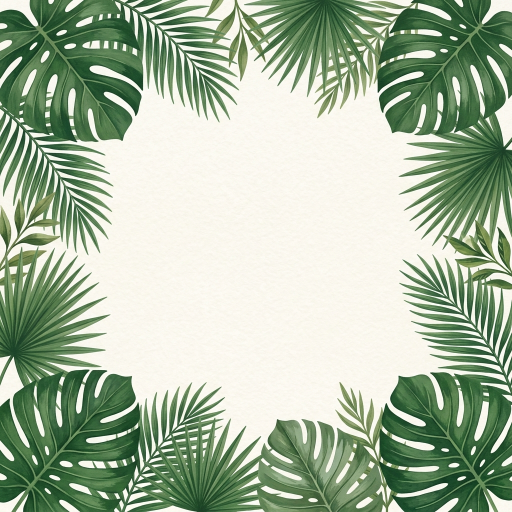
#> input picture bases/20_Tropical-monstera-and-palm-leaves-in-rich-green-fr.jpg, 1024 x 1024 px (shown at 1/2 size); its folder holds only this picture in this run
$ python -i cards.py   (imports and definitions only)
#> lines starting #> are read from the running program, lines starting #| are printed output that depends on the picture
import base64
import colorsys
import glob
import html as htmllib
import io
import os
import random
import re

from PIL import Image, ImageDraw
from playwright.sync_api import sync_playwright

FONT_HEAD = (
    '<link href="https://fonts.googleapis.com/css2?family=Hind+Siliguri:wght@500;700'
    '&family=Amiri:wght@400;700&display=swap" rel="stylesheet">'
)

LABELS = [
    "আজকের হাদিস",
    "রাসূলুল্লাহ ﷺ বলেছেন",
    "হাদিসের বাণী",
    "প্রিয় নবীজি ﷺ বলেছেন",
]

# id: (mode, width choices, max panel height)
STYLES = {
    "glass": ("auto", [760, 820], 900),
    "frame": ("auto", [760, 840], 900),
    "arch": ("auto", [780, 840], 900),
    "ogee": ("auto", [800, 860], 900),
    "direct": ("direct", [820, 880], 900),
    "directline": ("direct", [800, 860], 900),
    "ribbon": ("auto", [780, 840], 880),
    "pill": ("auto", [760, 820], 880),
    "chamfer": ("auto", [780, 840], 900),
    "brackets": ("auto", [780, 840], 900),
    "barleft": ("auto", [780, 840], 900),
    "tilt": ("auto", [740, 800], 860),
    "stack": ("auto", [740, 800], 860),
    "offset": ("auto", [740, 800], 860),
    "quote": ("auto", [760, 820], 880),
    "solid": ("solid_dark", [780, 840], 900),
    "cream": ("solid_light", [740, 800], 880),
    "gradient": ("auto", [760, 820], 900),
    "medal": ("auto", [780, 840], 860),
    "double": ("auto", [720, 780], 840),
    "capsule": ("auto", [800, 860], 860),
    "dotted": ("auto", [760, 820], 880),
}

SOLID_DARK = [
    ("#0f2a3d", "#f7f1e1", "#d9b76a", "#f0d28a"),
    ("#0c3b32", "#f6f1e0", "#d4af5f", "#efd38c"),
    ("#4a1424", "#fbefe6", "#e0b77a", "#f3d49a"),
    ("#1d1f2b", "#f5f0e6", "#cfae6b", "#ecd08f"),
    ("#123f4a", "#f4f1e8", "#e3c27d", "#f6dc9c"),
]
SOLID_LIGHT = [
    ("#f8f1e3", "#3a2a1c", "#9a6b2f", "#7a4a14"),
    ("#eef2e6", "#23342a", "#5e7d4f", "#3f6b35"),
    ("#fbeeea", "#4a2a30", "#b0606e", "#9a3a4e"),
    ("#eaf0f6", "#1f3047", "#4f6f9f", "#2f5a96"),
    ("#f4eefa", "#33224a", "#7d5aa8", "#5f3a96"),
]

CSS = """
body { margin: 0; }
.card { width: 1080px; height: 1080px; position: relative; overflow: hidden;
        font-family: 'Hind Siliguri', 'Amiri', sans-serif; color: var(--text); }
.bg { position: absolute; inset: 0; background-size: cover; background-position: center;
      transform: var(--tf); }
.shade { position: absolute; inset: 0; background: var(--shade); }
.panel { position: absolute; left: 50%; top: 50%; transform: translate(-50%, -50%);
         width: var(--w); box-sizing: border-box; padding: var(--pt, 56px) 60px 46px;
         display: flex; flex-direction: column; align-items: center; text-align: center;
         isolation: isolate; }
.panel::before { content: ""; position: absolute; inset: 0; z-index: -1; pointer-events: none;
         background: var(--panel); border-radius: var(--r, 40px);
         border: 2px solid var(--border); backdrop-filter: blur(var(--blur, 0px));
         box-shadow: 0 16px 50px rgba(0,0,0,0.18); }
.panel::after { content: ""; position: absolute; display: none; pointer-events: none; }
.label { position: relative; font-weight: 700; font-size: 42px; line-height: 1.3;
         color: var(--accent); }
.orn { display: flex; align-items: center; gap: 14px; margin: 16px 0 22px; }
.orn i { display: block; width: 90px; height: 2px; background: var(--accent); }
.orn b { display: block; width: 12px; height: 12px; background: var(--accent);
         transform: rotate(45deg); }
.ar { font-family: 'Amiri', serif; direction: rtl; width: 100%; color: var(--text);
      font-size: calc(var(--fs) * 0.86); line-height: 2.0; margin: 0 0 14px; }
.text { width: 100%; color: var(--text); font-size: var(--fs); font-weight: 500;
        line-height: 1.6; text-wrap: balance; }
.hl { color: var(--hl); font-weight: 700; }
.nb { white-space: nowrap; }
.sal { font-family: 'Amiri', 'Hind Siliguri', serif; font-size: 1.1em; }
.ref { font-size: 30px; font-weight: 500; color: var(--accent); margin-top: 22px;
       line-height: 1.4; }

.st-frame { --r: 8px; }
.st-frame::before { border-color: var(--accent); }
.st-frame::after { display: block; inset: 12px; border: 1px solid var(--accent);
                   opacity: 0.7; z-index: -1; border-radius: 4px; }
.st-arch { --r: 300px 300px 30px 30px; --pt: 130px; }
.st-ogee { --r: 50% 50% 28px 28px / 24% 24% 28px 28px; --pt: 120px; }

.st-direct::before, .st-directline::before, .st-directleft::before { display: none; }
.st-direct .text, .st-direct .label, .st-direct .ref, .st-direct .ar,
.st-directline .text, .st-directline .label, .st-directline .ref, .st-directline .ar,
.st-directleft .text, .st-directleft .label, .st-directleft .ref, .st-directleft .ar
  { text-shadow: 0 2px 16px rgba(0,0,0,0.55); }
.st-directline { border-top: 3px solid var(--accent); border-bottom: 3px solid var(--accent);
                 padding-top: 50px; padding-bottom: 46px; }
.st-directleft { left: 90px; top: auto; bottom: 90px; transform: none;
                 align-items: flex-start; text-align: left; padding: 10px 20px 10px 44px;
                 border-left: 8px solid var(--accent); }
.st-directleft .orn { margin-left: 0; }
.st-directleft .ar { text-align: right; }

.st-ribbon { --r: 28px; --pt: 84px; }
.st-ribbon .label { position: absolute; top: -34px; left: 50%; transform: translateX(-50%);
         white-space: nowrap; background: var(--accent); color: var(--onaccent);
         padding: 10px 62px; clip-path: polygon(0 0, 100% 0, calc(100% - 24px) 50%,
         100% 100%, 0 100%, 24px 50%); }
.st-pill { --r: 36px; --pt: 84px; }
.st-pill .label { position: absolute; top: -30px; left: 50%; transform: translateX(-50%);
         white-space: nowrap; background: var(--accent); color: var(--onaccent);
         padding: 8px 44px; border-radius: 999px; font-size: 34px; }

.st-chamfer { filter: drop-shadow(0 16px 34px rgba(0,0,0,0.22)); }
.st-chamfer::before { border: none; box-shadow: none; border-radius: 0;
  clip-path: polygon(46px 0, calc(100% - 46px) 0, 100% 46px, 100% calc(100% - 46px),
  calc(100% - 46px) 100%, 46px 100%, 0 calc(100% - 46px), 0 46px); }
.st-chamfer::after { display: block; inset: -4px; z-index: -2; background: var(--accent);
  clip-path: polygon(48px 0, calc(100% - 48px) 0, 100% 48px, 100% calc(100% - 48px),
  calc(100% - 48px) 100%, 48px 100%, 0 calc(100% - 48px), 0 48px); }

.st-brackets { --r: 6px; }
.st-brackets::after { display: block; inset: 16px; z-index: -1;
  background:
   linear-gradient(var(--accent), var(--accent)) 0 0 / 52px 3px no-repeat,
   linear-gradient(var(--accent), var(--accent)) 0 0 / 3px 52px no-repeat,
   linear-gradient(var(--accent), var(--accent)) 100% 0 / 52px 3px no-repeat,
   linear-gradient(var(--accent), var(--accent)) 100% 0 / 3px 52px no-repeat,
   linear-gradient(var(--accent), var(--accent)) 0 100% / 52px 3px no-repeat,
   linear-gradient(var(--accent), var(--accent)) 0 100% / 3px 52px no-repeat,
   linear-gradient(var(--accent), var(--accent)) 100% 100% / 52px 3px no-repeat,
   linear-gradient(var(--accent), var(--accent)) 100% 100% / 3px 52px no-repeat; }

.st-barleft { --r: 14px; align-items: flex-start; text-align: left; padding-left: 80px; }
.st-barleft::before { border-left: 12px solid var(--accent); }
.st-barleft .orn { margin-left: 0; }
.st-barleft .ar { text-align: right; }

.st-bottom { left: 0; right: 0; top: auto; bottom: 0; transform: none; width: auto;
             --r: 60px 60px 0 0; padding-bottom: 80px; }
.st-top { left: 0; right: 0; top: 0; bottom: auto; transform: none; width: auto;
          --r: 0 0 60px 60px; padding-top: 80px; }
.st-side { left: 70px; transform: translateY(-50%); --r: 36px; }

.st-tilt { transform: translate(-50%, -50%) rotate(-2.2deg); --r: 10px; --pt: 70px; }
.st-tilt::after { display: block; top: -22px; left: 50%; width: 160px; height: 46px;
  margin-left: -80px; transform: rotate(3deg); background: var(--accent); opacity: 0.55; }
.st-stack { --r: 18px; }
.st-stack::before { box-shadow: 16px 16px 0 var(--accent-soft), 0 22px 50px rgba(0,0,0,0.2); }
.st-offset { --r: 6px; }
.st-offset::after { display: block; inset: 0; transform: translate(22px, 22px);
  border: 3px solid var(--accent); z-index: -2; border-radius: 6px; }
.st-quote { --r: 40px; --pt: 80px; }
.st-quote::after { display: block; content: "\\201C"; top: -48px; left: 0; right: 0;
  text-align: center; font: 700 200px/1 'Amiri', serif; color: var(--accent);
  opacity: 0.4; z-index: 0; }
.st-quote .orn { display: none; }
.st-quote .label { margin-bottom: 18px; }

.st-solid { --r: 14px; }
.st-solid::before { border: 3px solid var(--accent); }
.st-solid::after { display: block; inset: 12px; border: 1px solid var(--accent);
  opacity: 0.6; z-index: -1; border-radius: 6px; }
.st-cream { --r: 4px; }
.st-cream::before { border: 1px solid var(--accent);
  box-shadow: 0 0 0 10px var(--panel), 0 0 0 11px var(--accent), 0 22px 50px rgba(0,0,0,0.22); }
.st-gradient::before { background: linear-gradient(160deg, var(--panel), var(--panel2)); }
.st-medal { --r: 36px; --pt: 96px; }
.st-medal::after { display: block; top: -48px; left: 50%; width: 96px; height: 96px;
  margin-left: -48px; border-radius: 50%; border: 5px solid var(--accent); z-index: 0;
  background: radial-gradient(circle, var(--accent) 0 10px, transparent 11px), var(--panelsolid); }
.st-capsule { --r: 150px; --pt: 80px; padding-left: 110px; padding-right: 110px; }
.st-dotted { --r: 26px; }
.st-dotted::before { border: 4px dotted var(--accent); }
.st-dotted::after { display: block; inset: 14px; z-index: -1; border-radius: 14px; background: var(--panel); }
.st-double::before { inset: -32px; z-index: -2; border-radius: 64px; background: var(--panel2);
  border: 2px solid var(--accent); }
.st-double::after { display: block; inset: 0; z-index: -1; border-radius: 40px;
  background: var(--panel); }
"""

HTML = """<html><head><meta charset="utf-8">__FONT__
<style>__CSS__</style></head>
<body><div class="card" style="__VARS__">
<div class="bg"></div><div class="shade"></div>
<div class="panel st-__STYLE__" style="--fs:__FS__px">
__LABELDIV__
<div class="orn"><i></i><b></b><i></i></div>
__ARABIC__
<div class="text">__TEXT__</div>
__REFDIV__
</div></div></body></html>
"""

FIT_JS = """
(maxh) => {
  const p = document.querySelector('.panel');
  let s = parseInt(p.style.getPropertyValue('--fs'));
  const t = document.querySelector('.text');
  while ((p.offsetHeight > maxh || t.scrollWidth > t.clientWidth + 2) && s > 26) {
    s -= 2;
    p.style.setProperty('--fs', s + 'px');
  }
  return [s, p.offsetHeight];
}
"""


def lum(p):
    r, g, b = [v / 255 for v in p]
    return 0.2126 * r + 0.7152 * g + 0.0722 * b


def hx(rgb):
    return "#%02x%02x%02x" % tuple(int(max(0, min(1, v)) * 255) for v in rgb)


# [7 lines left out: function list_bases, not called in this run]


def load_base(path):
    im = Image.open(path).convert("RGB")
#> im is the input picture: PIL image 1024x1024 RGB; mean R, G, B 166.6, 183.5, 159.2
    w, h = im.size
#> w = 1024; h = 1024
    s = min(w, h)
#> s = 1024
    left, top = (w - s) // 2, (h - s) // 2
#> left = 0; top = 0
    return im.crop((left, top, left + s, top + s)).resize((1080, 1080), Image.LANCZOS)
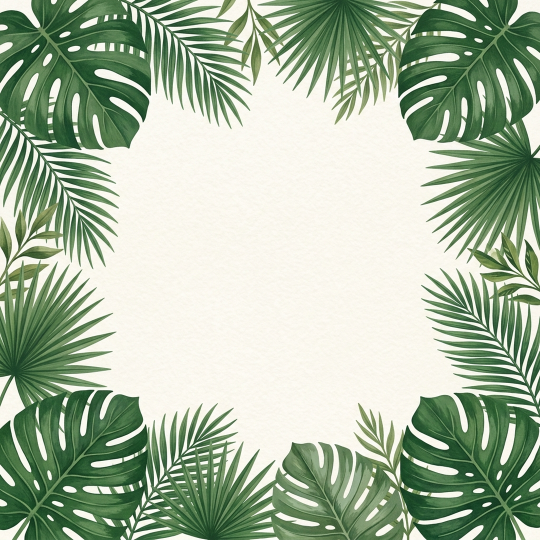
#> returned value: PIL image 1080x1080 RGB (shown at 1/2 size); mean R, G, B 166.6, 183.4, 159.2


# [116 lines left out: functions fallback_base, analyze, jpeg_b64, on_color, theme_for, build_text and 1 more, not called in this run]


class CardRenderer:
    def __init__(self):
        self._pw = sync_playwright().start()
        self._browser = self._pw.chromium.launch()

    def close(self):
        self._browser.close()
        self._pw.stop()

    def __enter__(self):
        return self

    def __exit__(self, *a):
        self.close()

    # [44 lines left out: function render, not called in this run]

>>> result = load_base('bases/20_Tropical-monstera-and-palm-leaves-in-rich-green-fr.jpg')
